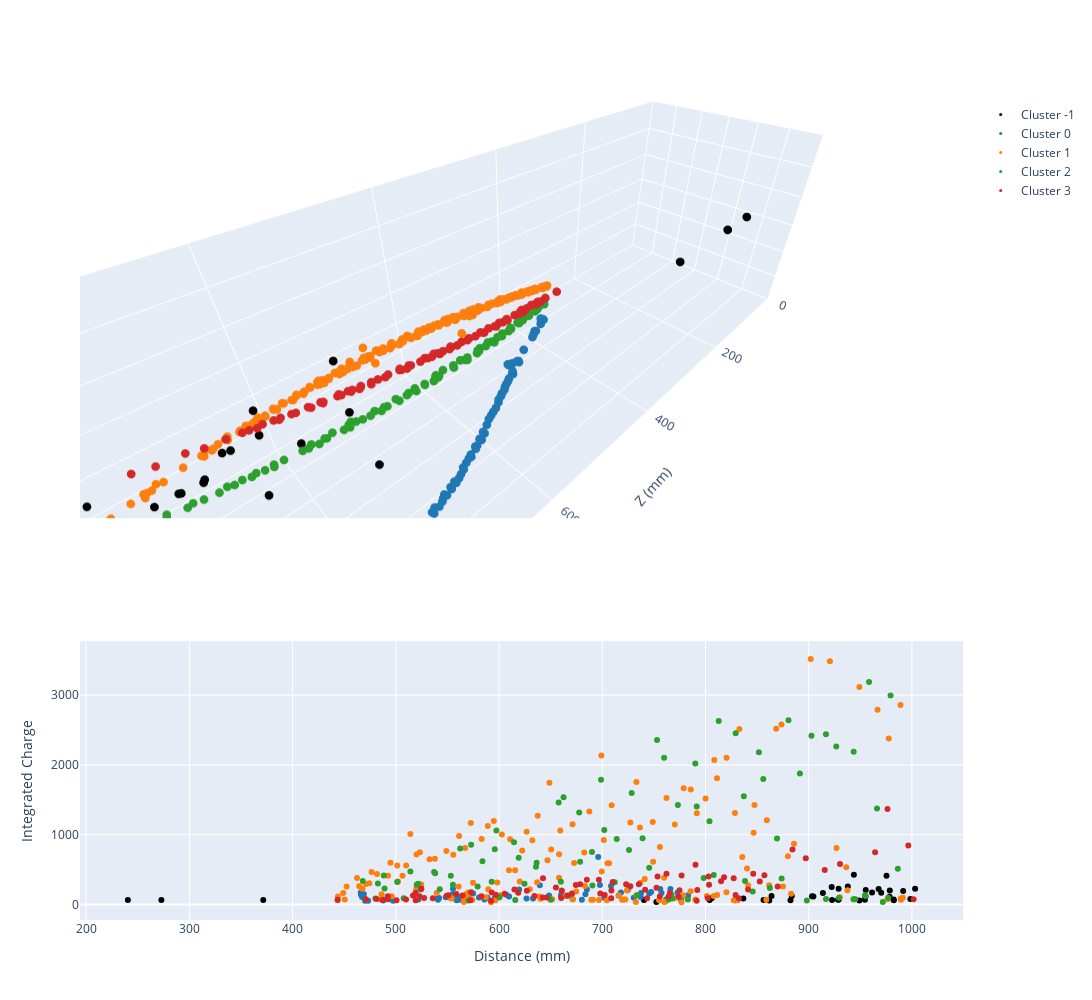

Source (notebook cell):
### Code cell
# Plot clusters
fig = make_subplots(2,1,specs=[[{"type": "scene"}],[{"type": "xy"}]],row_heights=[0.6,0.4])
scaled_data = np.zeros((len(cluster.point_cloud.cloud), 3))
for cluster in clusters:
    fig.add_trace(
        go.Scatter3d(
            x=cluster.point_cloud.cloud[:, 2], 
            y=cluster.point_cloud.cloud[:, 0], 
            z=cluster.point_cloud.cloud[:, 1], 
            mode="markers",
            legendgroup="clusters",
            marker= {
                "size": 3,
                "color": get_color(cluster.label)
            }, 
            name=f"Cluster {cluster.label}"
        ),
        row=1,
        col=1
    )
    fig.add_trace(
        go.Scatter(
            x=np.linalg.norm(cluster.point_cloud.cloud[:, :3], axis=1), 
            y=cluster.point_cloud.cloud[:, 3], 
            legendgroup="clusters",
            mode="markers",
            marker= {
                "color": get_color(cluster.label)
            },
            showlegend=False,
            name=f"Cluster {cluster.label}"
        ),
        row=2,
        col=1
    )
fig.update_layout(
    xaxis_title="Distance (mm)",
    yaxis_title="Integrated Charge",
    scene = {
        "xaxis_range": [0.0, 1000.0],
        "yaxis_range": [-300.0, 300.0],
        "zaxis_range": [-300.0, 300.0],
        "xaxis_title": "Z (mm)",
        "yaxis_title": "X (mm)",
        "zaxis_title": "Y (mm)",
        "aspectratio": {
            "x": 3.3,
            "y": 1.0,
            "z": 1.0
        }
    },
    width=1300,
    height=1000,
)
